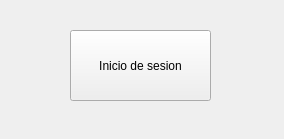
<?xml version="1.0" encoding="UTF-8"?>
<ui version="4.0">
 <class>MainWindow</class>
 <widget class="QMainWindow" name="MainWindow">
  <property name="geometry">
   <rect>
    <x>0</x>
    <y>0</y>
    <width>284</width>
    <height>139</height>
   </rect>
  </property>
  <property name="windowTitle">
   <string>Ventana Principal</string>
  </property>
  <widget class="QWidget" name="centralwidget">
   <widget class="QPushButton" name="pushButton">
    <property name="geometry">
     <rect>
      <x>70</x>
      <y>30</y>
      <width>141</width>
      <height>71</height>
     </rect>
    </property>
    <property name="text">
     <string>Inicio de sesion</string>
    </property>
   </widget>
  </widget>
 </widget>
 <resources/>
 <connections/>
</ui>
